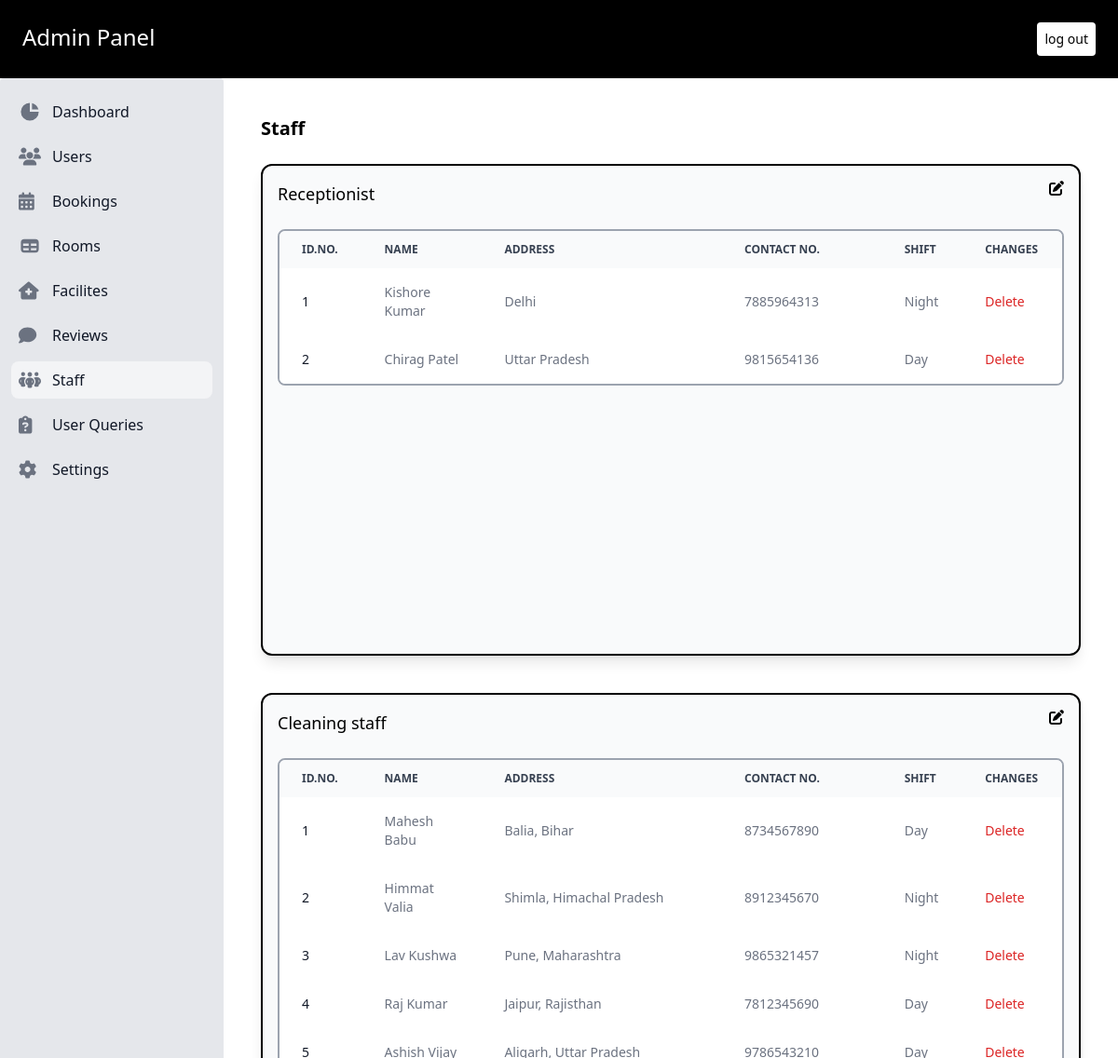
Page /admin/staff.php (signed in) on the committed database.
### tables this page shows
CREATE TABLE `receptionist` (
  `staff_id` int NOT NULL,
  `staff_name` varchar(30) NOT NULL,
  `staff_add` varchar(100) NOT NULL,
  `staff_contact` varchar(30) NOT NULL,
  `shift` tinyint(1) NOT NULL
);

CREATE TABLE `cleaning_staff` (
  `staff_id` int NOT NULL,
  `staff_name` varchar(30) NOT NULL,
  `staff_add` varchar(100) NOT NULL,
  `staff_contact` varchar(30) NOT NULL,
  `shift` tinyint(1) NOT NULL
);

### admin/db_config.php (called while the page is built, shortened)
<?php
   try {
       function selectt($sql,$values){
        $conn = $GLOBALS['conn'];
        $stmt = $conn->prepare($sql);
        $n = sizeof($values);
        for($i=0;$i<$n;$i++){
            $stmt->bindParam($i+1, $values[$i]);
        }
        if($stmt->execute()){
            $res = $stmt->fetchAll(PDO::FETCH_ASSOC);
            return $res;
        }
        else{
            echo "qruery fail to execute selectt";
        }
       }
    }
    catch(PDOException $e) {
    echo "Connection failed: " . $e->getMessage();
    }
?>

### admin/staff.php (the view, shortened to what this page needs)
<?php
       require('db_config.php');
?>
<!doctype html>
<html  lang="en">
<head>
  <script src="https://cdn.tailwindcss.com?plugins=forms,typography,aspect-ratio,line-clamp"></script>
</head>
<body class="h-screen" >
<div class="bg-black text-white flex justify-between p-6 item-center">
    <h3 class="text-2xl">Admin Panel</h3>
    <a class="text-black text-sm p-2 rounded bg-white" href="logout.php">log out</a>
</div>
<div class="flex h-full ">
<aside class="w-64 h-full basis-1/5"  aria-label="Sidebar">
   <div class="overflow-y-auto  py-4 px-3 h-full bg-gray-200 rounded dark:bg-gray-800">
      <ul class="space-y-2">
         <li>
            <a href="dashboard.php" class="flex items-center p-2 text-base font-normal text-gray-900 rounded-lg dark:text-white hover:bg-gray-100 ">
               <svg aria-hidden="true" class="w-6 h-6 text-gray-500 transition duration-75 dark:text-gray-400 group-hover:text-gray-900 " fill="currentColor" viewBox="0 0 20 20" xmlns="http://www.w3.org/2000/svg"><path d="M2 10a8 8 0 018-8v8h8a8 8 0 11-16 0z"></path><path d="M12 2.252A8.014 8.014 0 0117.748 8H12V2.252z"></path></svg>
               <span class="ml-3">Dashboard</span>
            </a>
         </li>
         <li>
            <a href="users.php" class="flex items-center p-2 text-base font-normal text-gray-900 rounded-lg dark:text-white hover:bg-gray-100 dark:hover:bg-gray-700">
               <span class="flex-1 ml-3 whitespace-nowrap">Users</span>
            </a>
         </li>
         <li>
            <a href="booking.php" class="flex items-center p-2 text-base font-normal text-gray-900 rounded-lg dark:text-white hover:bg-gray-100 dark:hover:bg-gray-700">
               <span class="flex-1 ml-3 whitespace-nowrap">Bookings</span>
            </a>
         </li>
         <li>
            <a href="room.php" class="flex items-center p-2 text-base font-normal text-gray-900 rounded-lg dark:text-white hover:bg-gray-100 dark:hover:bg-gray-700">
               <span class="flex-1 ml-3 whitespace-nowrap">Rooms</span>
            </a>
         </li>
         <li>
            <a href="facilites.php" class="flex items-center p-2 text-base font-normal text-gray-900 rounded-lg dark:text-white hover:bg-gray-100 dark:hover:bg-gray-700">
               <span class="flex-1 ml-3 whitespace-nowrap">Facilites</span>
            </a>
         </li>
         <li>
            <a href="reveiw.php" class="flex items-center p-2 text-base font-normal text-gray-900 rounded-lg dark:text-white hover:bg-gray-100 dark:hover:bg-gray-700">
               <span class="flex-1 ml-3 whitespace-nowrap">Reviews</span>
            </a>
         </li>
         <li>
            <a href="#" class="flex items-center items-center p-2 text-base font-normal text-gray-900 rounded-lg dark:text-white bg-gray-100 dark:hover:bg-gray-700">
               <span class="flex-1 ml-3 whitespace-nowrap">Staff</span>
            </a>
         </li>
         <li>
            <a href="user_query.php" class="flex items-center p-2 text-base font-normal text-gray-900 rounded-lg dark:text-white hover:bg-gray-100 dark:hover:bg-gray-700">
               <span class="flex-1 ml-3 whitespace-nowrap">User Queries</span>
            </a>
         </li>
         <li>
            <a href="setting.php" class="flex items-center p-2 text-base font-normal text-gray-900 rounded-lg dark:text-white hover:bg-gray-100 dark:hover:bg-gray-700">
               <span class="flex-1 ml-3 whitespace-nowrap">Settings</span>
            </a>
         </li>
      </ul>
   </div>
</aside>
<div class=" basis-4/5 overflow-auto p-10">
<p class="text-xl font-bold mb-6">Staff</p>
<div class="border-2 bg-gray-50 overflow-scroll shadow-lg rounded-xl p-4 border-black" id="example" style="height: 50%;">
         <div class="flex justify-between mb-6">
            <p class="text-lg">Receptionist</p>
            <i class="fa-solid fa-pen-to-square hover:cursor-pointer" onclick="document.getElementById('f_edit-modal').classList.remove('hidden')"></i>
         </div>
         <div class="overflow-x-auto relative border-2 border-gray-400 sm:rounded-lg">
            <table class="w-full text-sm text-left text-gray-500 overflow-y-scroll ">
               <thead class="text-xs text-gray-700 uppercase bg-gray-50 dark:bg-gray-700 dark:text-gray-400">
                     <tr>
                        <th scope="col" class="py-3 px-6" width="10%">
                          ID.No.
                        </th>
                        <th scope="col" class="py-3 px-6" width="15%">
                           Name
                        </th>
                        <th scope="col" class="py-3 px-6" width="30%">
                           Address
                        </th>
                        <th scope="col" class="py-3 px-6" width="20%">
                           Contact No.
                        </th>
                        <th scope="col" class="py-3 px-6" width="10%">
                           Shift
                        </th>
                        <th scope="col" class="py-3 px-6" width="10%%">
                           Changes
                        </th>
                     </tr>
               </thead>
               <tbody>
               <?php
                     $q = "SELECT * FROM receptionist ";
                     $v = [];
                     $ress = selectt($q, $v);
                     $k = count($ress);
                     for ($i = 1; $i <= $k; $i++) {
                        $ii = $ress[$i - 1]['staff_id'];
                        $nm = $ress[$i - 1]['staff_name'];
                        $add = $ress[$i - 1]['staff_add'];
                        $cont = $ress[$i - 1]['staff_contact'];
                        $shift = $ress[$i - 1]['shift'];
                        $shiftt = 'Day';
                        if($shift == 1){$shiftt="Night";}
                        echo <<<qq
                  <tr class="bg-white dark:bg-gray-800 hover:bg-gray-50 dark:hover:bg-gray-600">
                  <th scope="row" class="py-4 px-6 font-medium text-gray-900 whitespace-nowrap dark:text-white">
                     $i
                  </th>
                  <td class="py-4 px-6">
                     $nm
                  </td>
                  <td class="py-4 px-6">
                     $add
                  </td>
                  <td class="py-4 px-6">
                     $cont
                  </td>
                  <td class="py-4 px-6">
                     $shiftt
                  </td>
                  <td class="py-4 px-6 text-left">
                  <form method="POST">
                        <input type="hidden" name="na" value=$ii>
                        <input type="submit" name="delete" value="Delete" class="font-medium text-red-600 hover:underline">
                  </form>
                  </td>
                  </tr>
                  qq;
                     }
               ?>
               </tbody>
            </table>
      </div>
</div>
<div class="border-2 mt-10 bg-gray-50 overflow-scroll shadow-lg rounded-xl p-4 border-black" id="example" style="height: 50%;">
         <div class="flex justify-between mb-6">
            <p class="text-lg">Cleaning staff</p>
            <i class="fa-solid fa-pen-to-square hover:cursor-pointer" onclick="document.getElementById('c_edit-modal').classList.remove('hidden')"></i>
         </div>
         <div class="overflow-x-auto relative border-2 border-gray-400 sm:rounded-lg">
         <table class="w-full text-sm text-left text-gray-500 overflow-y-scroll ">
               <thead class="text-xs text-gray-700 uppercase bg-gray-50 dark:bg-gray-700 dark:text-gray-400">
                     <tr>
                        <th scope="col" class="py-3 px-6" width="10%">
                          ID.No.
                        </th>
                        <th scope="col" class="py-3 px-6" width="15%">
                           Name
                        </th>
                        <th scope="col" class="py-3 px-6" width="30%">
                           Address
                        </th>
                        <th scope="col" class="py-3 px-6" width="20%">
                           Contact No.
                        </th>
                        <th scope="col" class="py-3 px-6" width="10%">
                           Shift
                        </th>
                        <th scope="col" class="py-3 px-6" width="10%%">
                           Changes
                        </th>
                     </tr>
               </thead>
               <tbody>
               <?php
                     $q = "SELECT * FROM cleaning_staff ";
                     $v = [];
                     $ress = selectt($q, $v);
                     $k = count($ress);
                     for ($i = 1; $i <= $k; $i++) {
                        $ii = $ress[$i - 1]['staff_id'];
                        $nm = $ress[$i - 1]['staff_name'];
                        $add = $ress[$i - 1]['staff_add'];
                        $cont = $ress[$i - 1]['staff_contact'];
                        $shift = $ress[$i - 1]['shift'];
                        $shiftt = 'Day';
                        if($shift == 1){$shiftt="Night";}
                        echo <<<qq
                  <tr class="bg-white dark:bg-gray-800 hover:bg-gray-50 dark:hover:bg-gray-600">
                  <th scope="row" class="py-4 px-6 font-medium text-gray-900 whitespace-nowrap dark:text-white">
                     $i
                  </th>
                  <td class="py-4 px-6">
                     $nm
                  </td>
                  <td class="py-4 px-6">
                     $add
                  </td>
                  <td class="py-4 px-6">
                     $cont
                  </td>
                  <td class="py-4 px-6">
                  $shiftt
                  </td>
                  <td class="py-4 px-6 text-left">
                  <form method="POST">
                        <input type="hidden" name="naa" value=$ii>
                        <input type="submit" name="beat" value="Delete" class="font-medium text-red-600 hover:underline">
                  </form>
                  </td>
                  </tr>
                  qq;
                     }
               ?>
               </tbody>
            </table>
      </div>
</div>
</div>
</div>
</body>
</html>

### admin/staff.php (style rules this page uses)
#example { -ms-overflow-style: none; scrollbar-width: none; }

### rows in the picture
receptionist: staff_name "Kishore Kumar", staff_add "Delhi", staff_contact "7885964313", shift "Night"
receptionist: staff_name "Chirag Patel", staff_add "Uttar Pradesh", staff_contact "9815654136", shiftt "Day"
cleaning_staff: staff_name "Mahesh Babu", staff_add "Balia, Bihar", staff_contact "8734567890", shiftt "Day"
cleaning_staff: staff_name "Himmat Valia", staff_add "Shimla, Himachal Pradesh", staff_contact "8912345670", shift "Night"
cleaning_staff: staff_name "Lav Kushwa", staff_add "Pune, Maharashtra", staff_contact "9865321457", shift "Night"
cleaning_staff: staff_name "Raj Kumar", staff_add "Jaipur, Rajisthan", staff_contact "7812345690", shiftt "Day"
